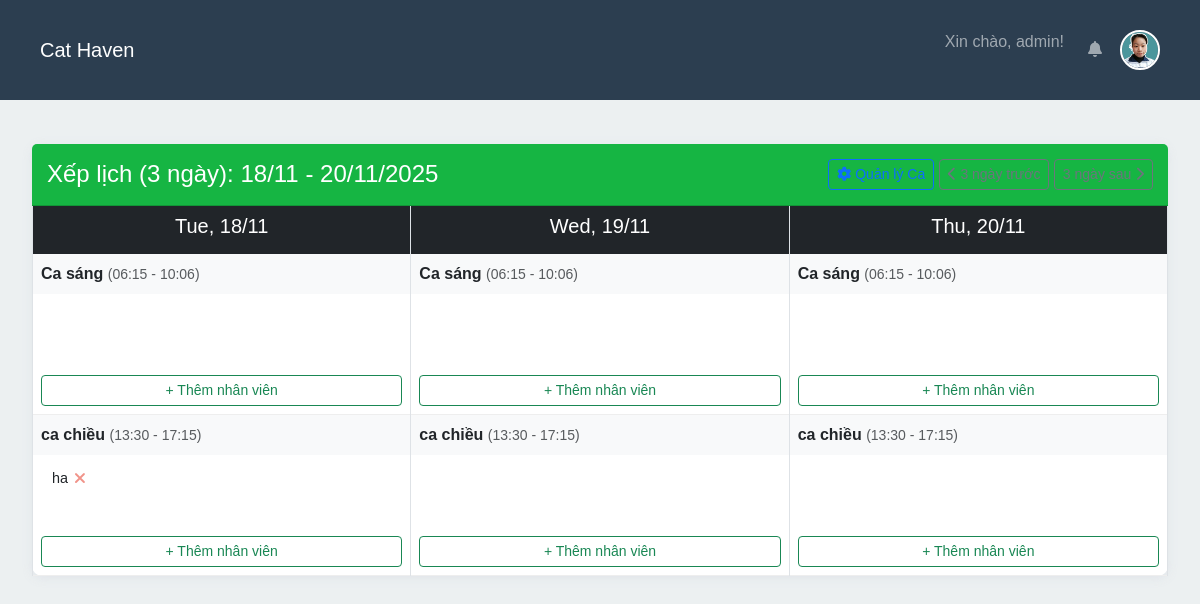
/schedule/calendar (signed in), run on the app's committed database.
### app/models.py (models this page shows, shortened)
class Shift(db.Model):
    id = db.Column(db.Integer, primary_key=True)
    name = db.Column(db.String(100), nullable=False)  # Tên ca, ví dụ: "Ca Sáng Part-time", "Ca Tối", "Hành chính Full-time"
    start_time = db.Column(db.Time, nullable=False)  # Giờ bắt đầu, ví dụ: 08:00:00
    end_time = db.Column(db.Time, nullable=False)    # Giờ kết thúc, ví dụ: 12:00:00
    schedules = db.relationship('Schedule', backref='shift', lazy=True, cascade="all, delete-orphan")

class User(db.Model):
    id = db.Column(db.Integer, primary_key=True)
    username = db.Column(db.String(80), unique=True, nullable=False)
    password = db.Column(db.String(256), nullable=False)
    role = db.Column(db.String(20), default='employee')
    email = db.Column(db.String(120), unique=True, nullable=True)
    full_name = db.Column(db.String(100), nullable=True)
    gender = db.Column(db.String(20), nullable=True)
    avatar_image = db.Column(db.String(200), nullable=False, default='default-avatar.png')
    created_at = db.Column(db.DateTime, default=datetime.utcnow)
    fcm_token = db.Column(db.String(200))
    contracts = db.relationship('Contract', backref='user', lazy=True, cascade="all, delete-orphan")
    attendances = db.relationship('Attendance', backref='user', lazy=True, cascade="all, delete-orphan")
    payrolls = db.relationship('Payroll', backref='user', lazy=True, cascade="all, delete-orphan")
    bonuses = db.relationship('Bonus', backref='user', lazy=True, cascade="all, delete-orphan")
    deductions = db.relationship('Deduction', backref='user', lazy=True, cascade="all, delete-orphan")
    notifications = db.relationship('Notification', backref='user', lazy=True, cascade="all, delete-orphan", order_by="Notification.timestamp.desc()")
    leave_requests = db.relationship('LeaveRequest', backref='user', lazy=True, cascade="all, delete-orphan")

### app/schedule/routes.py (the view)
@schedule_bp.route('/calendar')
@admin_required
def calendar():
    start_date_str = request.args.get('start_date')
    if start_date_str:
        try:
            start_date = datetime.strptime(start_date_str, '%Y-%m-%d').date()
        except ValueError:
            start_date = datetime.now().date()
    else:
        start_date = datetime.now().date()
    display_days = [start_date + timedelta(days=i) for i in range(3)]
    end_date = display_days[-1]
    employees = User.query.filter_by(role='employee').all()
    shifts = Shift.query.order_by(Shift.start_time).all()
    schedules_in_period = Schedule.query.filter(
        Schedule.date.between(start_date, end_date)
    ).all()
    schedules_data = {}
    for day in display_days:
        schedules_data[day] = {}
        for shift in shifts:
            schedules_data[day][shift.id] = [] # Khởi tạo
    for schedule in schedules_in_period:
        user = next((emp for emp in employees if emp.id == schedule.user_id), None)
        if user and schedule.date in schedules_data and schedule.shift_id in schedules_data[schedule.date]:
            schedules_data[schedule.date][schedule.shift_id].append(user)
    return render_template('schedule/calendar.html',
                           display_days=display_days,
                           shifts=shifts,
                           employees=employees,
                           schedules_data=schedules_data
                           )

### app/templates/schedule/calendar.html (shortened to what this page needs)
{% extends "base.html" %}
{% block content %}
<div class="container-fluid mt-4">
    <div class="card">
        <div class="card-header d-flex justify-content-between align-items-center">
            <h4 class="mb-0">
                Xếp lịch (3 ngày): {{ display_days[0].strftime('%d/%m') }} - {{ display_days[-1].strftime('%d/%m/%Y') }}
            </h4>
            <div>
                <a href="{{ url_for('schedule.manage_shifts') }}" class="btn btn-outline-primary btn-sm">
                    <i class="fas fa-cog"></i> Quản lý Ca
                </a>
                <button id="prev-3-days" class="btn btn-outline-secondary btn-sm">
                    <i class="fas fa-chevron-left"></i> 3 ngày trước
                </button>
                <button id="next-3-days" class="btn btn-outline-secondary btn-sm">
                    3 ngày sau <i class="fas fa-chevron-right"></i>
                </button>
            </div>
        </div>
        <div class="card-body p-0">
            <div class="schedule-grid">
                {% for day in display_days %}
                <div class="day-column">
                    <div class="day-header bg-dark text-white p-2 text-center">
                        <h5>{{ day.strftime('%a, %d/%m') }}</h5>
                    </div>
                    {% for shift in shifts %}
                    <div class="shift-card">
                        <div class="shift-header bg-light p-2">
                            <strong>{{ shift.name }}</strong>
                            <small class="text-muted">({{ shift.start_time.strftime('%H:%M') }} - {{ shift.end_time.strftime('%H:%M') }})</small>
                        </div>
                        <div class="shift-body p-2">
                            <div class="pill-container">
                                {% for user in schedules_data[day][shift.id] %}
                                <div class="schedule-item">
                                    <span>{{ user.username }}</span>
                                    <button type="button" class="remove-employee"
                                            data-user-id="{{ user.id }}"
                                            data-date="{{ day.strftime('%Y-%m-%d') }}">
                                        <i class="fa-solid fa-xmark"></i>
                                    </button>
                                </div>
                                {% endfor %}
                            </div>
                            <button class="btn btn-outline-success btn-sm w-100 add-employee-btn"
                                    data-bs-toggle="modal"
                                    data-bs-target="#addEmployeeModal"
                                    data-date="{{ day.strftime('%Y-%m-%d') }}"
                                    data-shift-id="{{ shift.id }}">
                                + Thêm nhân viên
                            </button>
                        </div>
                    </div>
                    {% endfor %}
                </div>
                {% endfor %}
            </div>
        </div>
    </div>
</div>
{% endblock %}

### app/static/css/style.css (style rules this page uses)
body { font-family: Arial, sans-serif; margin: 0; padding: 0; background-color: #ECF0F1; }
button { padding: 10px; background: #47ce86e1; color: white; border: none; cursor: pointer; border-radius: 5px; }
:root { --bg-color: #ECF0F1; --primary-dark: #2C3E50; --primary-accent: #3498DB; --secondary-accent: #1ABC9C; --info-color: #95A5A6; --danger-color: #E74C3C; --white-color: #FFFFFF; --text-color: #2C3E50; }
body { background-color: var(--bg-color); color: var(--text-color); }
.card-header { background-color: var(--secondary-accent); color: var(--white-color); }
.card { box-shadow: 0 2px 10px rgba(222, 225, 233, 0.848); border-radius: 10px; border: none; margin-bottom: 20px; }
.card-header { background: #16b543; color: white; padding: 15px; border-radius: 10px 10px 0 0; }

### app/templates/schedule/calendar.html (style rules this page uses)
.schedule-grid { display: grid; grid-template-columns: repeat(3, 1fr); border-left: 1px solid #dee2e6; }
.day-column { border-right: 1px solid #dee2e6; }
.shift-card { border-bottom: 1px solid #eee; }
.shift-body { min-height: 120px; display: flex; flex-direction: column; gap: 5px; align-items: flex-start; }
.pill-container { display: flex; flex-direction: row; flex-wrap: wrap; gap: 5px; margin-bottom: 10px; }
.schedule-item { display: inline-flex; align-items: center; gap: 6px; background-color: transparent; border: 1px solid transparent; border-radius: 12px; padding: 4px 6px 4px 10px; font-size: 0.9em; max-width: 100%; transition: background-color 0.2s, border-color 0.2s; }
.schedule-item span { white-space: nowrap; overflow: hidden; text-overflow: ellipsis; }
.remove-employee { background: none; border: none; padding: 0; margin: 0; cursor: pointer; color: #E74C3C; font-size: 1.1em; line-height: 1; opacity: 0.6; transition: opacity 0.2s; }
.add-employee-btn { margin-top: auto; }

### data on the page
Shift: name "Ca sáng", start_time "06:15", end_time "10:06"
Shift: name "ca chiều", start_time "13:30", end_time "17:15"
User: username "ha"

### other printed values
{{ session.username }} "admin"
{{ display_days[0].strftime('%d/%m') }} "18/11"
{{ display_days[-1].strftime('%d/%m/%Y') }} "20/11/2025"
{{ day.strftime('%a, %d/%m') }} "Tue, 18/11" "Wed, 19/11" "Thu, 20/11"
